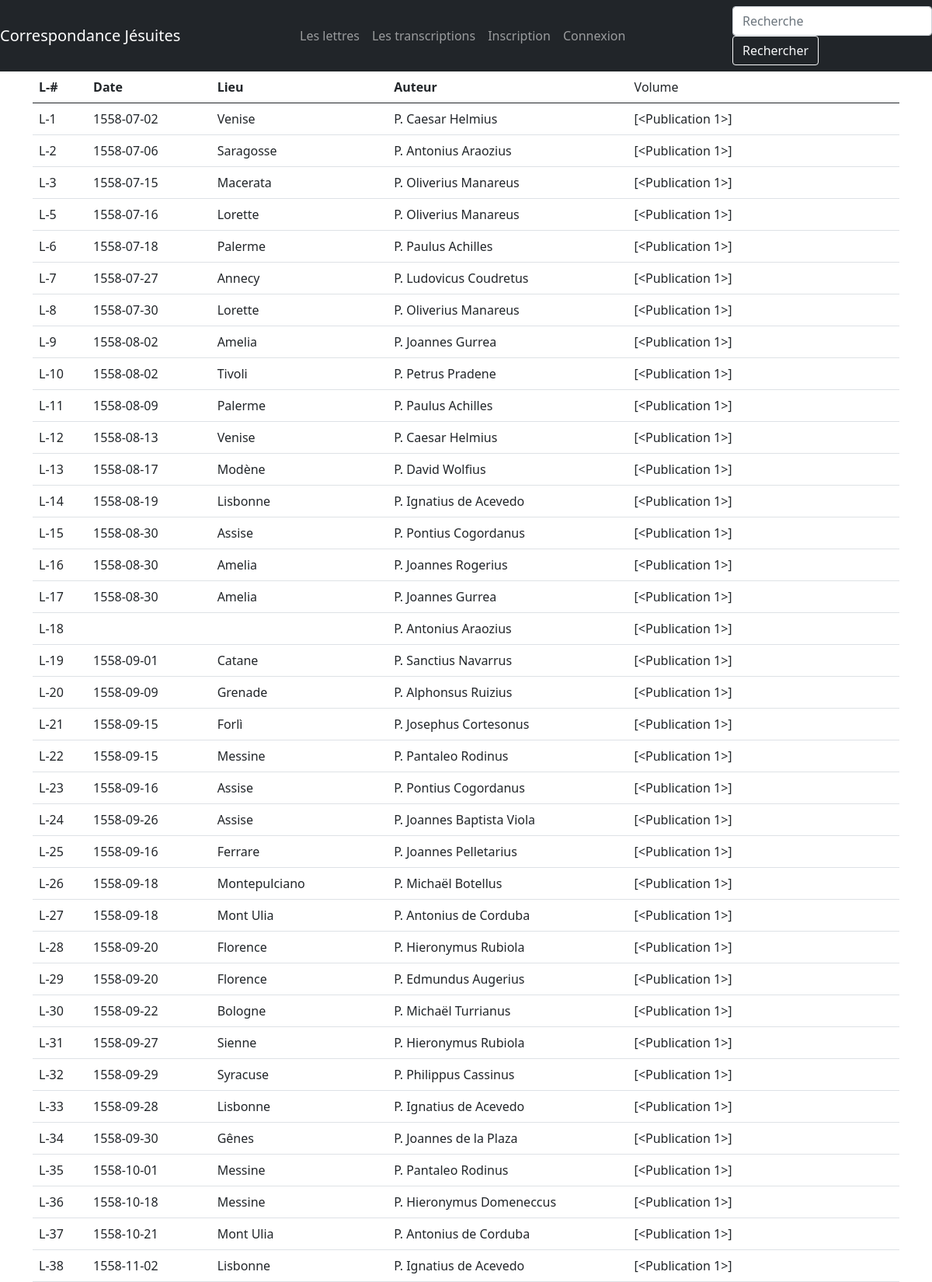
/index (upper part), run on the app's committed database.
### correspondance/modeles/donnees.py (models this page shows, shortened)
class Lettre(db.Model):
    __tablename__ = "lettre"
    lettre_id = db.Column(db.Integer, unique=True, nullable=False, primary_key=True, autoincrement=True)
    lettre_date = db.Column(db.Text, nullable=False)
    lettre_numero = db.Column(db.Text)
    lettre_redacteur = db.Column(db.Text)
    lettre_lieu = db.Column(db.Text)
    lettre_volume = db.relationship("Publication", secondary=Source, backref=db.backref("Lettre", lazy='dynamic'))
    transcription_texte: List["Transcription"] = db.relationship("Transcription", back_populates="lettre",
                                                                 cascade="all,delete")
    contributions = db.relationship("Contribution", back_populates="lettre")

### correspondance/routes/generic.py (the view)
@app.route('/index', methods=["POST", "GET"])
def index():
    lettres = Lettre.query.all()
    return render_template('pages/index.html', nom="Correspondance jésuite", lettres=lettres)

### correspondance/templates/pages/index.html
{% extends "conteneur.html" %}
{%block corps%}
    {% if lettres %}
    <table class="table">
        <thead>
            <tr>
                <th>L-#</th>
                <th>Date</th>
                <th>Lieu</th>
                <th>Auteur</th>
                <td>Volume</td>
            </tr>
        </thead>
        <tbody>
        {% for lettre in lettres %}
            <tr>
                <td>L-{{lettre.lettre_id}}</td>
                <td>{{lettre.lettre_date}}</td>
                <td>{{lettre.lettre_lieu}}</td>
                <td>{{lettre.lettre_redacteur}}</td>
                <td>{{lettre.lettre_volume}}</td>
            </tr>
        {% endfor %}
        </tbody>
    </table>
    {% endif %}
{%endblock%}

### data on the page
Lettre: lettre_id "1", lettre_date "1558-07-02", lettre_lieu "Venise", lettre_redacteur "P. Caesar Helmius", lettre_volume "[<Publication 1>]"
Lettre: lettre_id "2", lettre_date "1558-07-06", lettre_lieu "Saragosse", lettre_redacteur "P. Antonius Araozius", lettre_volume "[<Publication 1>]"
Lettre: lettre_id "3", lettre_date "1558-07-15", lettre_lieu "Macerata", lettre_redacteur "P. Oliverius Manareus", lettre_volume "[<Publication 1>]"
Lettre: lettre_id "5", lettre_date "1558-07-16", lettre_lieu "Lorette", lettre_redacteur "P. Oliverius Manareus", lettre_volume "[<Publication 1>]"
Lettre: lettre_id "6", lettre_date "1558-07-18", lettre_lieu "Palerme", lettre_redacteur "P. Paulus Achilles", lettre_volume "[<Publication 1>]"
Lettre: lettre_id "7", lettre_date "1558-07-27", lettre_lieu "Annecy", lettre_redacteur "P. Ludovicus Coudretus", lettre_volume "[<Publication 1>]"
Lettre: lettre_id "8", lettre_date "1558-07-30", lettre_lieu "Lorette", lettre_redacteur "P. Oliverius Manareus", lettre_volume "[<Publication 1>]"
Lettre: lettre_id "9", lettre_date "1558-08-02", lettre_lieu "Amelia", lettre_redacteur "P. Joannes Gurrea", lettre_volume "[<Publication 1>]"
Lettre: lettre_id "10", lettre_date "1558-08-02", lettre_lieu "Tivoli", lettre_redacteur "P. Petrus Pradene", lettre_volume "[<Publication 1>]"
Lettre: lettre_id "11", lettre_date "1558-08-09", lettre_lieu "Palerme", lettre_redacteur "P. Paulus Achilles", lettre_volume "[<Publication 1>]"
Lettre: lettre_id "12", lettre_date "1558-08-13", lettre_lieu "Venise", lettre_redacteur "P. Caesar Helmius", lettre_volume "[<Publication 1>]"
Lettre: lettre_id "13", lettre_date "1558-08-17", lettre_lieu "Modène", lettre_redacteur "P. David Wolfius", lettre_volume "[<Publication 1>]"
Lettre: lettre_id "14", lettre_date "1558-08-19", lettre_lieu "Lisbonne", lettre_redacteur "P. Ignatius de Acevedo", lettre_volume "[<Publication 1>]"
Lettre: lettre_id "15", lettre_date "1558-08-30", lettre_lieu "Assise", lettre_redacteur "P. Pontius Cogordanus", lettre_volume "[<Publication 1>]"
Lettre: lettre_id "16", lettre_date "1558-08-30", lettre_lieu "Amelia", lettre_redacteur "P. Joannes Rogerius", lettre_volume "[<Publication 1>]"
Lettre: lettre_id "17", lettre_date "1558-08-30", lettre_lieu "Amelia", lettre_redacteur "P. Joannes Gurrea", lettre_volume "[<Publication 1>]"
Lettre: lettre_id "18", lettre_redacteur "P. Antonius Araozius", lettre_volume "[<Publication 1>]"
Lettre: lettre_id "19", lettre_date "1558-09-01", lettre_lieu "Catane", lettre_redacteur "P. Sanctius Navarrus", lettre_volume "[<Publication 1>]"
Lettre: lettre_id "20", lettre_date "1558-09-09", lettre_lieu "Grenade", lettre_redacteur "P. Alphonsus Ruizius", lettre_volume "[<Publication 1>]"
Lettre: lettre_id "21", lettre_date "1558-09-15", lettre_lieu "Forlì", lettre_redacteur "P. Josephus Cortesonus", lettre_volume "[<Publication 1>]"
Lettre: lettre_id "22", lettre_date "1558-09-15", lettre_lieu "Messine", lettre_redacteur "P. Pantaleo Rodinus", lettre_volume "[<Publication 1>]"
Lettre: lettre_id "23", lettre_date "1558-09-16", lettre_lieu "Assise", lettre_redacteur "P. Pontius Cogordanus", lettre_volume "[<Publication 1>]"
Lettre: lettre_id "24", lettre_date "1558-09-26", lettre_lieu "Assise", lettre_redacteur "P. Joannes Baptista Viola", lettre_volume "[<Publication 1>]"
Lettre: lettre_id "25", lettre_date "1558-09-16", lettre_lieu "Ferrare", lettre_redacteur "P. Joannes Pelletarius", lettre_volume "[<Publication 1>]"
Lettre: lettre_id "26", lettre_date "1558-09-18", lettre_lieu "Montepulciano", lettre_redacteur "P. Michaël Botellus", lettre_volume "[<Publication 1>]"
Lettre: lettre_id "27", lettre_date "1558-09-18", lettre_lieu "Mont Ulia", lettre_redacteur "P. Antonius de Corduba", lettre_volume "[<Publication 1>]"
Lettre: lettre_id "28", lettre_date "1558-09-20", lettre_lieu "Florence", lettre_redacteur "P. Hieronymus Rubiola", lettre_volume "[<Publication 1>]"
Lettre: lettre_id "29", lettre_date "1558-09-20", lettre_lieu "Florence", lettre_redacteur "P. Edmundus Augerius", lettre_volume "[<Publication 1>]"
Lettre: lettre_id "30", lettre_date "1558-09-22", lettre_lieu "Bologne", lettre_redacteur "P. Michaël Turrianus", lettre_volume "[<Publication 1>]"
Lettre: lettre_id "31", lettre_date "1558-09-27", lettre_lieu "Sienne", lettre_redacteur "P. Hieronymus Rubiola", lettre_volume "[<Publication 1>]"
Lettre: lettre_id "32", lettre_date "1558-09-29", lettre_lieu "Syracuse", lettre_redacteur "P. Philippus Cassinus", lettre_volume "[<Publication 1>]"
Lettre: lettre_id "33", lettre_date "1558-09-28", lettre_lieu "Lisbonne", lettre_redacteur "P. Ignatius de Acevedo", lettre_volume "[<Publication 1>]"
Lettre: lettre_id "34", lettre_date "1558-09-30", lettre_lieu "Gênes", lettre_redacteur "P. Joannes de la Plaza", lettre_volume "[<Publication 1>]"
Lettre: lettre_id "35", lettre_date "1558-10-01", lettre_lieu "Messine", lettre_redacteur "P. Pantaleo Rodinus", lettre_volume "[<Publication 1>]"
Lettre: lettre_id "36", lettre_date "1558-10-18", lettre_lieu "Messine", lettre_redacteur "P. Hieronymus Domeneccus", lettre_volume "[<Publication 1>]"
Lettre: lettre_id "37", lettre_date "1558-10-21", lettre_lieu "Mont Ulia", lettre_redacteur "P. Antonius de Corduba", lettre_volume "[<Publication 1>]"
Lettre: lettre_id "38", lettre_date "1558-11-02", lettre_lieu "Lisbonne", lettre_redacteur "P. Ignatius de Acevedo", lettre_volume "[<Publication 1>]"
